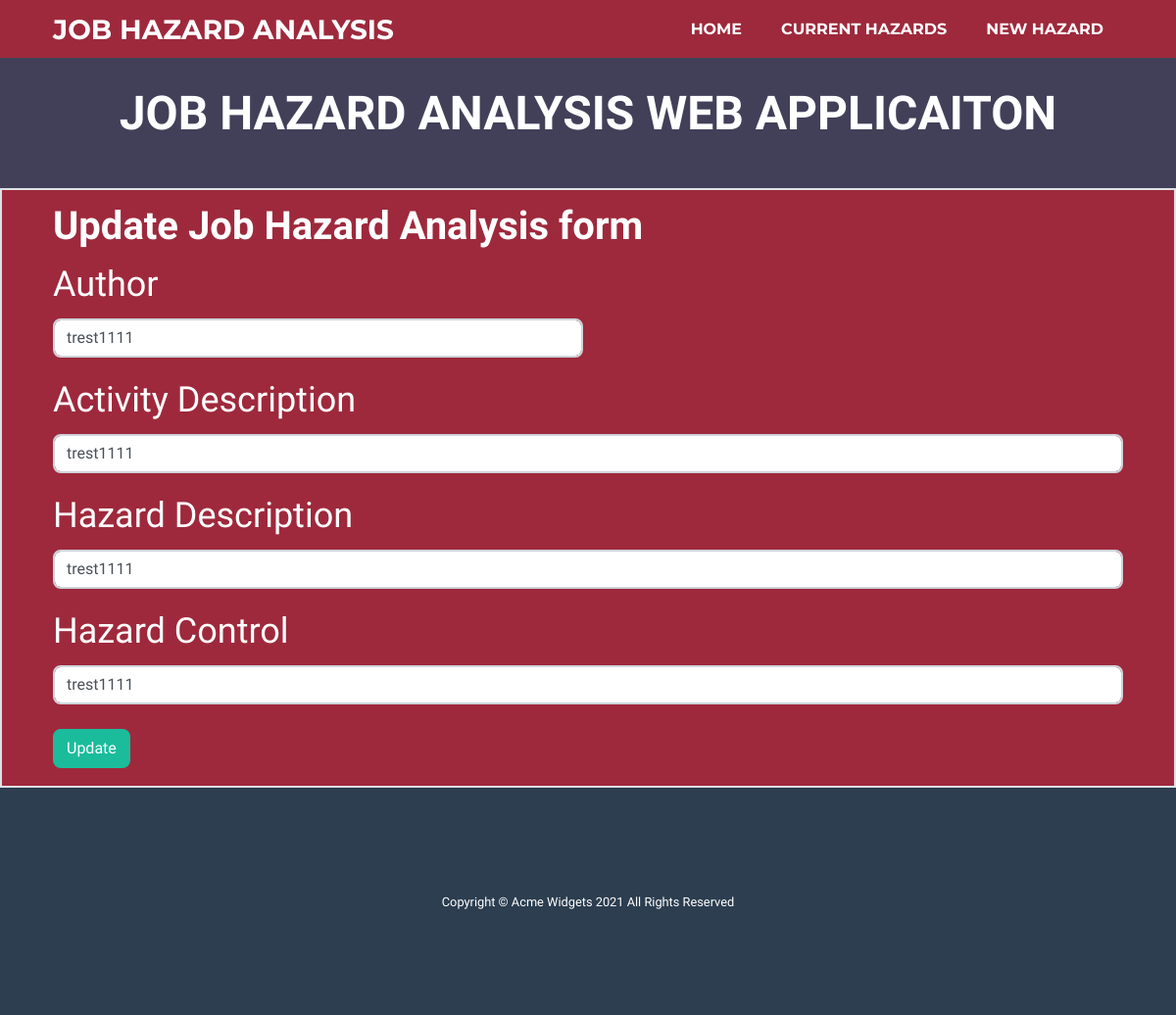
Screenshot of /update/1 with the database file from the repository.
### app.py (models this page shows, shortened)
class Jha(db.Model): #replace nullable = false on last few fields
    JHAid = db.Column(db.Integer, primary_key=True)
    author = db.Column(db.String(50))
    date_created = db.Column(db.DateTime, default=datetime.utcnow)
    activityDescription = db.Column(db.String(200))
    hazardDescription = db.Column(db.String(200))
    hazardControl = db.Column(db.String(200))
    steps = db.relationship('Step', backref='jha_step')

### app.py (the view)
@app.route('/update/<int:id>', methods=['GET', 'POST'])
def update(id):
    JHA_to_update = Jha.query.get_or_404(id)
    if request.method == 'POST':
        JHA_to_update.author = request.form['author']
        JHA_to_update.activityDescription = request.form['activityDescription']
        JHA_to_update.hazardDescription = request.form['hazardDescription']
        JHA_to_update.hazardControl = request.form['hazardControl']
        try:
            db.session.commit()
            return redirect('/hazardList')
        except: # pylint: disable=bare-except
            return "Error updating Job Hazard Analysis"
    else:
        return render_template('update.html', jha=JHA_to_update)

### templates/update.html (shortened to what this page needs)
{% extends 'base.html' %}
{% block body %}
    <h2 class="page-section-heading text-center text-uppercase text-white">Job Hazard Analysis web applicaiton</h2>
{% endblock %}
{% block body1 %}
    <div class="container">
        <h1>Update Job Hazard Analysis form</h1>
        <div class="form">
            <form action="/update/{{jha.JHAid}}" method="POST">
            <div class="form-row">
                <div class="form-group col-md-6">
                    <label for="author">Author</label>
                    <input type="text" class="form-control" name="author" id="author" value="{{jha.author}}">
                </div>
                </div>
                <div class="form-group">
                    <label for="activityDescription">Activity Description</label>
                    <input type="text" class="form-control" name="activityDescription" id="activityDescription" value="{{jha.activityDescription}}">
                </div>
                <div class="form-group">
                    <label for="hazardDescription">Hazard Description</label>
                    <input type="text" class="form-control" name="hazardDescription" id="hazardDescription" value="{{jha.hazardDescription}}">
                </div>
                <div class="form-group">
                    <label for="hazardControl">Hazard Control</label>
                    <input type="text" class="form-control" name="hazardControl" value="{{jha.hazardControl}}">
                </div>
                <input type="submit" value="Update" class="btn btn-primary">
            </form>
        </div>
    </div>
{% endblock %}

### rows the page displays
Jha: author "trest1111", activityDescription "trest1111", hazardDescription "trest1111", hazardControl "trest1111"
